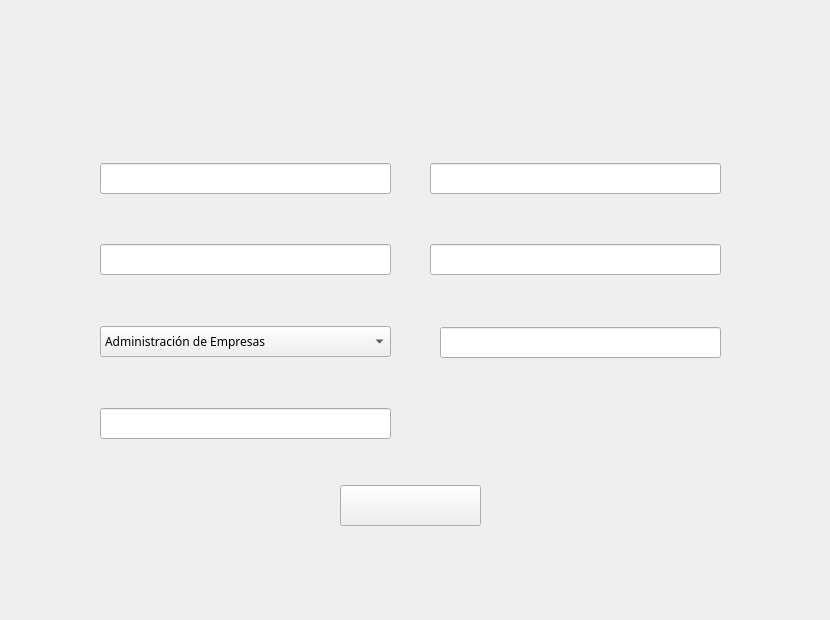
   <widget class="QWidget" name="page_7">
    <widget class="QLabel" name="label_9">
     <property name="geometry">
      <rect>
       <x>0</x>
       <y>0</y>
       <width>821</width>
       <height>611</height>
      </rect>
     </property>
     <property name="text">
      <string/>
     </property>
     <property name="pixmap">
      <pixmap resource="resources.qrc">:/Resources/crearAlumno.png</pixmap>
     </property>
    </widget>
    <widget class="QLineEdit" name="cuentaLineEdit">
     <property name="geometry">
      <rect>
       <x>100</x>
       <y>163</y>
       <width>291</width>
       <height>31</height>
      </rect>
     </property>
     <property name="palette">
      <palette>
       <active>
        <colorrole role="WindowText">
         <brush brushstyle="SolidPattern">
          <color alpha="255">
           <red>26</red>
           <green>43</green>
           <blue>87</blue>
          </color>
         </brush>
        </colorrole>
       </active>
       <inactive>
        <colorrole role="WindowText">
         <brush brushstyle="SolidPattern">
          <color alpha="255">
           <red>26</red>
           <green>43</green>
           <blue>87</blue>
          </color>
         </brush>
        </colorrole>
       </inactive>
       <disabled/>
      </palette>
     </property>
     <property name="font">
      <font>
       <family>Arial Rounded MT Bold</family>
      </font>
     </property>
    </widget>
    <widget class="QLineEdit" name="nombreLineEdit">
     <property name="geometry">
      <rect>
       <x>100</x>
       <y>244</y>
       <width>291</width>
       <height>31</height>
      </rect>
     </property>
     <property name="palette">
      <palette>
       <active>
        <colorrole role="WindowText">
         <brush brushstyle="SolidPattern">
          <color alpha="255">
           <red>26</red>
           <green>43</green>
           <blue>87</blue>
          </color>
         </brush>
        </colorrole>
       </active>
       <inactive>
        <colorrole role="WindowText">
         <brush brushstyle="SolidPattern">
          <color alpha="255">
           <red>26</red>
           <green>43</green>
           <blue>87</blue>
          </color>
         </brush>
        </colorrole>
       </inactive>
       <disabled/>
      </palette>
     </property>
     <property name="font">
      <font>
       <family>Arial Rounded MT Bold</family>
      </font>
     </property>
    </widget>
    <widget class="QLineEdit" name="clasesCursadasLineEdit">
     <property name="geometry">
      <rect>
       <x>100</x>
       <y>408</y>
       <width>291</width>
       <height>31</height>
      </rect>
     </property>
     <property name="palette">
      <palette>
       <active>
        <colorrole role="WindowText">
         <brush brushstyle="SolidPattern">
          <color alpha="255">
           <red>26</red>
           <green>43</green>
           <blue>87</blue>
          </color>
         </brush>
        </colorrole>
       </active>
       <inactive>
        <colorrole role="WindowText">
         <brush brushstyle="SolidPattern">
          <color alpha="255">
           <red>26</red>
           <green>43</green>
           <blue>87</blue>
          </color>
         </brush>
        </colorrole>
       </inactive>
       <disabled/>
      </palette>
     </property>
     <property name="font">
      <font>
       <family>Arial Rounded MT Bold</family>
      </font>
     </property>
    </widget>
    <widget class="QLineEdit" name="usuarioAlumnoLineEdit">
     <property name="geometry">
      <rect>
       <x>430</x>
       <y>163</y>
       <width>291</width>
       <height>31</height>
      </rect>
     </property>
     <property name="palette">
      <palette>
       <active>
        <colorrole role="WindowText">
         <brush brushstyle="SolidPattern">
          <color alpha="255">
           <red>26</red>
           <green>43</green>
           <blue>87</blue>
          </color>
         </brush>
        </colorrole>
       </active>
       <inactive>
        <colorrole role="WindowText">
         <brush brushstyle="SolidPattern">
          <color alpha="255">
           <red>26</red>
           <green>43</green>
           <blue>87</blue>
          </color>
         </brush>
        </colorrole>
       </inactive>
       <disabled/>
      </palette>
     </property>
     <property name="font">
      <font>
       <family>Arial Rounded MT Bold</family>
      </font>
     </property>
    </widget>
    <widget class="QLineEdit" name="passwordAlumnoLineEdit">
     <property name="geometry">
      <rect>
       <x>430</x>
       <y>244</y>
       <width>291</width>
       <height>31</height>
      </rect>
     </property>
     <property name="palette">
      <palette>
       <active>
        <colorrole role="WindowText">
         <brush brushstyle="SolidPattern">
          <color alpha="255">
           <red>26</red>
           <green>43</green>
           <blue>87</blue>
          </color>
         </brush>
        </colorrole>
       </active>
       <inactive>
        <colorrole role="WindowText">
         <brush brushstyle="SolidPattern">
          <color alpha="255">
           <red>26</red>
           <green>43</green>
           <blue>87</blue>
          </color>
         </brush>
        </colorrole>
       </inactive>
       <disabled/>
      </palette>
     </property>
     <property name="font">
      <font>
       <family>Arial Rounded MT Bold</family>
      </font>
     </property>
    </widget>
    <widget class="QLineEdit" name="rolAlumnoLineEdit">
     <property name="geometry">
      <rect>
       <x>440</x>
       <y>327</y>
       <width>281</width>
       <height>31</height>
      </rect>
     </property>
     <property name="palette">
      <palette>
       <active>
        <colorrole role="WindowText">
         <brush brushstyle="SolidPattern">
          <color alpha="255">
           <red>26</red>
           <green>43</green>
           <blue>87</blue>
          </color>
         </brush>
        </colorrole>
       </active>
       <inactive>
        <colorrole role="WindowText">
         <brush brushstyle="SolidPattern">
          <color alpha="255">
           <red>26</red>
           <green>43</green>
           <blue>87</blue>
          </color>
         </brush>
        </colorrole>
       </inactive>
       <disabled/>
      </palette>
     </property>
     <property name="font">
      <font>
       <family>Arial Rounded MT Bold</family>
      </font>
     </property>
    </widget>
    <widget class="QPushButton" name="crearAlumnoBtn">
     <property name="geometry">
      <rect>
       <x>340</x>
       <y>485</y>
       <width>141</width>
       <height>41</height>
      </rect>
     </property>
     <property name="text">
      <string/>
     </property>
    </widget>
    <widget class="QComboBox" name="carreraComboBox">
     <property name="geometry">
      <rect>
       <x>100</x>
       <y>326</y>
       <width>291</width>
       <height>31</height>
      </rect>
     </property>
     <property name="palette">
      <palette>
       <active>
        <colorrole role="WindowText">
         <brush brushstyle="SolidPattern">
          <color alpha="255">
           <red>26</red>
           <green>43</green>
           <blue>87</blue>
          </color>
         </brush>
        </colorrole>
       </active>
       <inactive>
        <colorrole role="WindowText">
         <brush brushstyle="SolidPattern">
          <color alpha="255">
           <red>26</red>
           <green>43</green>
           <blue>87</blue>
          </color>
         </brush>
        </colorrole>
       </inactive>
       <disabled/>
      </palette>
     </property>
     <property name="font">
      <font>
       <family>Arial Rounded MT Bold</family>
      </font>
     </property>
     <item>
      <property name="text">
       <string>Administración de Empresas</string>
      </property>
     </item>
     <item>
      <property name="text">
       <string>Contaduría Pública y Finanzas</string>
      </property>
     </item>
     <item>
      <property name="text">
       <string>Ingeniería en Sistemas Computacionales</string>
      </property>
     </item>
     <item>
      <property name="text">
       <string>Ingeniería Industrial</string>
      </property>
     </item>
     <item>
      <property name="text">
       <string>Medicina</string>
      </property>
     </item>
     <item>
      <property name="text">
       <string>Enfermería</string>
      </property>
     </item>
     <item>
      <property name="text">
       <string>Derecho</string>
      </property>
     </item>
     <item>
      <property name="text">
       <string>Psicología</string>
      </property>
     </item>
     <item>
      <property name="text">
       <string>Mercadotecnia</string>
      </property>
     </item>
    </widget>
   </widget>
